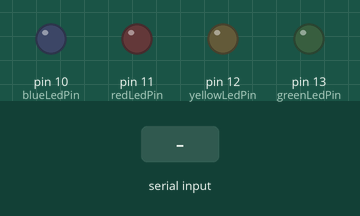
Recording of a sketch running on a simulated Arduino Uno, built with avr-gcc and run on an emulated ATmega328P. Parts: output pins drawn as LEDs (lit = HIGH). Inputs (shaded band) come from the test bench.

Above: at 1.2 s.
1.3 s: "90,45,200\n" received over Serial
At 3.3 s:
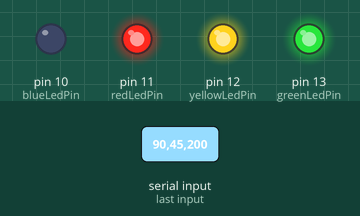
3.8 s: "90,45\n" received over Serial
At 6.6 s:
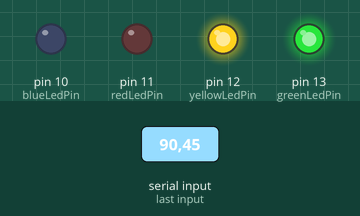
6.8 s: "30,150,10\n" received over Serial
At 8.7 s:
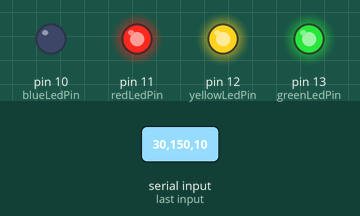
9.3 s: "30,150\n" received over Serial
At 12.5 s:
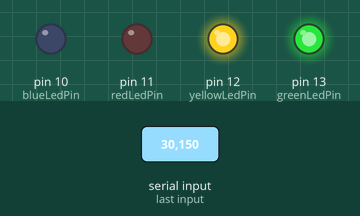
Timing chart, 0 to 13.3 s (numbered marks = the images above; inputs shaded):
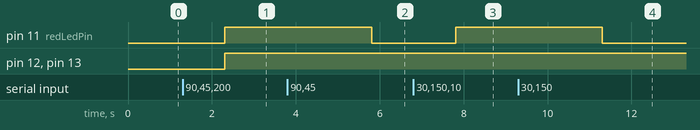

The sketch:

SerialLed.ino
```cpp
int greenLedPin = 13;
int yellowLedPin = 12;
int redLedPin = 11;
int blueLedPin = 10;

int greenLedValue;
int yellowLedValue;
int redLedValue;
int blueLedValue;

void setup() {
  Serial.begin(9600);
  pinMode(greenLedPin, OUTPUT);
  pinMode(yellowLedPin, OUTPUT);
  pinMode(redLedPin, OUTPUT);
  pinMode(blueLedPin, OUTPUT);
}

void loop() {

  while (Serial.available() > 0) {
    greenLedValue = Serial.parseInt();
    yellowLedValue = Serial.parseInt();
    redLedValue = Serial.parseInt();
    blueLedValue = Serial.parseInt();
  }

  digitalWrite(greenLedPin, greenLedValue);
  digitalWrite(yellowLedPin, yellowLedValue);
  digitalWrite(redLedPin, redLedValue);
  digitalWrite(blueLedPin, blueLedValue);
}
```

Measured:
- after the input at 1.3 s, pin 11 (redLedPin), pin 12 (yellowLedPin), pin 13 (greenLedPin): LOW → HIGH after 1.0 s
- after the input at 3.8 s, pin 11 (redLedPin): HIGH → LOW after 2.0 s
- after the input at 6.8 s, pin 11 (redLedPin): LOW → HIGH after 1.0 s
- after the input at 9.3 s, pin 11 (redLedPin): HIGH → LOW after 2.0 s
